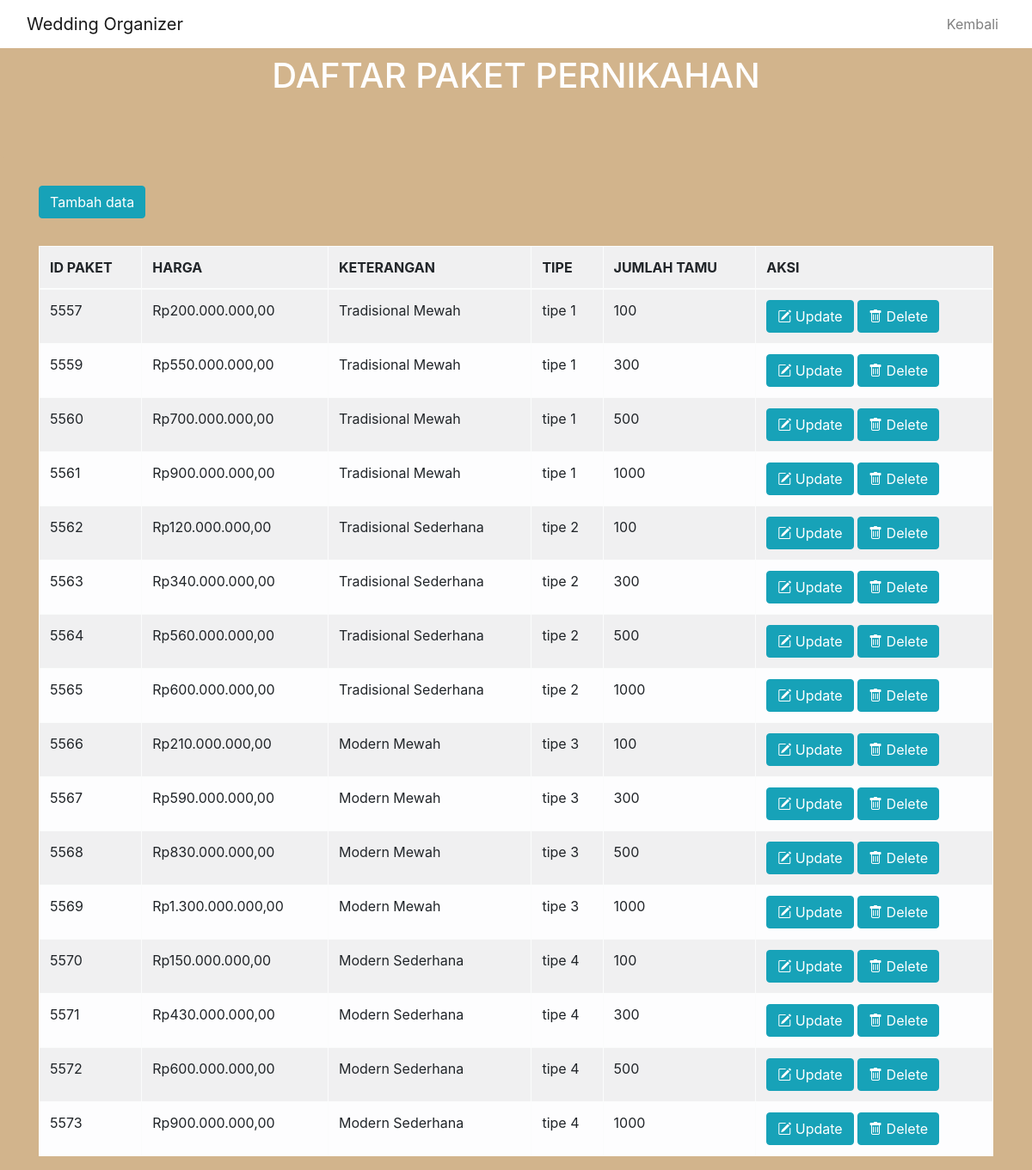
The app's page /kelolapaketadmin.php with its own data.
### tables this page shows
CREATE TABLE `paket` (
  `id_paket` int(10) NOT NULL,
  `harga` int(20) NOT NULL,
  `keterangan` varchar(100) NOT NULL,
  `tipe` varchar(50) NOT NULL,
  `jumlah_tamu` varchar(30) NOT NULL
);

### function.php (called while the page is built)
<?php
function rupiah ($angka){
    $hasil = "Rp" . number_format($angka, '2',',','.');
    return $hasil;
}
?>

### kelolapaketadmin.php (the view, shortened to what this page needs)
<!DOCTYPE html>
<html lang="en">
<head>
    <link rel="stylesheet" href="bootstrap.min.css">
    <link rel="stylesheet" href="https://cdn.jsdelivr.net/npm/bootstrap-icons@1.4.1/font/bootstrap-icons.css">
    <link rel="stylesheet" href="https://stackpath.bootstrapcdn.com/bootstrap/4.4.1/css/bootstrap.min.css">
</head>
<body>
<nav class="navbar fixed-top navbar-expand-lg navbar-light " style="background-color: white;">
  <div class="container-fluid">
    <a class="navbar-brand font-Dishonorable Mention" href="#">Wedding Organizer</a>
    <div class="collapse navbar-collapse" id="navbarNav">
      <ul class="navbar-nav ml-auto text-center">
        <li class="nav-item">
          <a class="nav-link" href="halaman_admin.php" >Kembali</a>
        </li>
      </ul>
    </div>
  </div>
</nav>
    <div class="jumbotron text-white ">
    <div class="container">
    <h1 class="display-6"><center> DAFTAR PAKET PERNIKAHAN</center></h1>
    </div>
    </div>
    <div class="container"  >
    <div class="btn-group" role="group" aria-label="Basic example">
    <p><a href="tambahdatapaket.php" class="btn btn-info ">Tambah data</a></p>
    </div>
    <table border ="1">
    <table class="table">
    <table class="table table-striped table-bordered table-light">
    <tr>
      <th scope="col">ID PAKET</th>
      <th scope="col">HARGA</th>
      <th scope="col">KETERANGAN</th>
      <th scope="col">TIPE</th>
      <th scope="col">JUMLAH TAMU</th>
      <th scope="col">AKSI</th>
    </tr>
  <tbody>
    <?php
        include 'koneksi.php';
        include 'function.php';
        $data=mysqli_query($koneksi, "SELECT * FROM paket") or die(mysqli_error($koneksi));
        foreach($data as $baris){ ?>
        <tr>
            <td><?php echo $baris['id_paket']?></td>
            <td><?php echo rupiah ($baris['harga'])?></td>
            <td><?php echo $baris['keterangan']?></td>
            <td><?php echo $baris['tipe']?></td>
            <td><?php echo $baris['jumlah_tamu']?></td>
            <td>
                <a href="updatepaket.php?id_paket=<?php echo $baris['id_paket']?>"
                class="btn btn-info"><i class="bi bi-pencil-square"></i> Update</a>
                <a href="deletedatapaket.php?id_paket=<?php echo $baris['id_paket']?>"
                class="btn btn-info"><i class="bi bi-trash"></i> Delete</a>
            </td>
        </tr>
    <?php } ?>
  </tbody>
  </table>
  </table>
</div>
</body>
</html>

### kelolapaketadmin.php (style rules this page uses)
.jumbotron { background-color: #D2B48C; }
body { background-color: #D2B48C; }

### records on screen
paket: id_paket "5557", harga "Rp200.000.000,00", keterangan "Tradisional Mewah", tipe "tipe 1", jumlah_tamu "100"
paket: id_paket "5559", harga "Rp550.000.000,00", keterangan "Tradisional Mewah", tipe "tipe 1", jumlah_tamu "300"
paket: id_paket "5560", harga "Rp700.000.000,00", keterangan "Tradisional Mewah", tipe "tipe 1", jumlah_tamu "500"
paket: id_paket "5561", harga "Rp900.000.000,00", keterangan "Tradisional Mewah", tipe "tipe 1", jumlah_tamu "1000"
paket: id_paket "5562", harga "Rp120.000.000,00", keterangan "Tradisional Sederhana", tipe "tipe 2", jumlah_tamu "100"
paket: id_paket "5563", harga "Rp340.000.000,00", keterangan "Tradisional Sederhana", tipe "tipe 2", jumlah_tamu "300"
paket: id_paket "5564", harga "Rp560.000.000,00", keterangan "Tradisional Sederhana", tipe "tipe 2", jumlah_tamu "500"
paket: id_paket "5565", harga "Rp600.000.000,00", keterangan "Tradisional Sederhana", tipe "tipe 2", jumlah_tamu "1000"
paket: id_paket "5566", harga "Rp210.000.000,00", keterangan "Modern Mewah", tipe "tipe 3", jumlah_tamu "100"
paket: id_paket "5567", harga "Rp590.000.000,00", keterangan "Modern Mewah", tipe "tipe 3", jumlah_tamu "300"
paket: id_paket "5568", harga "Rp830.000.000,00", keterangan "Modern Mewah", tipe "tipe 3", jumlah_tamu "500"
paket: id_paket "5569", harga "Rp1.300.000.000,00", keterangan "Modern Mewah", tipe "tipe 3", jumlah_tamu "1000"
paket: id_paket "5570", harga "Rp150.000.000,00", keterangan "Modern Sederhana", tipe "tipe 4", jumlah_tamu "100"
paket: id_paket "5571", harga "Rp430.000.000,00", keterangan "Modern Sederhana", tipe "tipe 4", jumlah_tamu "300"
paket: id_paket "5572", harga "Rp600.000.000,00", keterangan "Modern Sederhana", tipe "tipe 4", jumlah_tamu "500"
paket: id_paket "5573", harga "Rp900.000.000,00", keterangan "Modern Sederhana", tipe "tipe 4", jumlah_tamu "1000"
